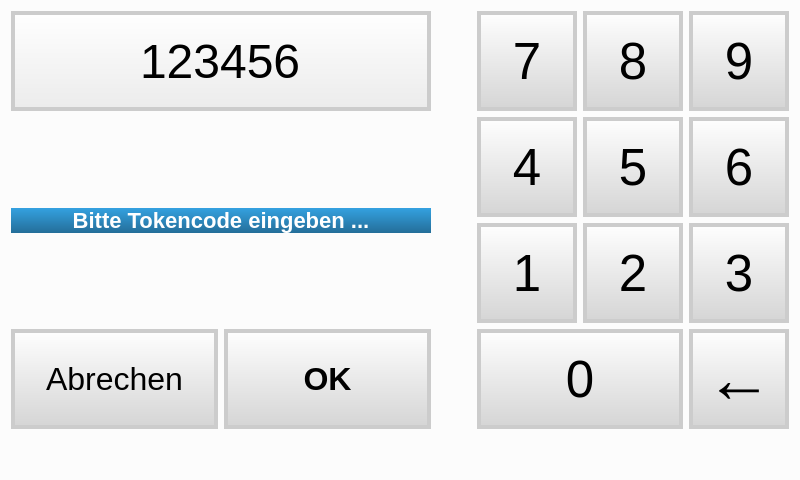
<?xml version="1.0" encoding="UTF-8"?>
<ui version="4.0">
 <class>CodeWindow</class>
 <widget class="QDialog" name="CodeWindow">
  <property name="geometry">
   <rect>
    <x>0</x>
    <y>0</y>
    <width>800</width>
    <height>480</height>
   </rect>
  </property>
  <property name="minimumSize">
   <size>
    <width>800</width>
    <height>480</height>
   </size>
  </property>
  <property name="windowTitle">
   <string>Dialog</string>
  </property>
  <property name="styleSheet">
   <string notr="true">QDialog {
	background-color: #FCFCFC;
}

QLineEdit {
	text-align: center center;
	border: 4px solid #CCC;
	border-radius: 0.5em;
	background-color: qlineargradient(spread:pad, x1:0, y1:0, x2:0, y2:1, stop:0  rgba(255, 255, 255, 255), stop:1 rgba(235, 235, 235, 255));
}

QLineEdit:disabled {
	color: black;
}

QLabel#message {
	color: white;
	background-color: qlineargradient(spread:pad, x1:0, y1:0, x2:0, y2:1, stop:0 rgba(52, 161, 224, 255), stop:1 rgba(36, 110, 153, 255));
	border-radius: 1em;
	padding: 1em;
	font-size: 22px;
	font-weight: bold;
}

#logo {
	image: url(resource/logo.png);
}

QPushButton, QToolButton {
	border: 4px solid #CCC;
	border-radius: 0.5em;
	background-color: qlineargradient(spread:pad, x1:0, y1:0, x2:0, y2:1, stop:0 rgba(255, 255, 255, 255), stop:1 rgba(212, 212, 212, 255));
	padding: 0.3em;
}

QPushButton:on, QToolButton:on {
	border-color: #85c441;
	background-color: qlineargradient(spread:pad, x1:0, y1:1, x2:0, y2:0, stop:0 rgba(255, 255, 255, 255), stop:1 rgba(212, 212, 212, 255));
}

QPushButton:hover {
	border-color: #ED3636;
	background-color: qlineargradient(spread:pad, x1:0, y1:1, x2:0, y2:0, stop:0 rgba(255, 255, 255, 255), stop:1 rgba(212, 212, 212, 255));
}

QPushButton:pressed {
	border-color: #85c441;
	background-color: qlineargradient(spread:pad, x1:0, y1:1, x2:0, y2:0, stop:0 rgba(255, 255, 255, 255), stop:1 rgba(212, 212, 212, 255));
}</string>
  </property>
  <layout class="QGridLayout" name="gridLayout_2">
   <item row="0" column="0">
    <layout class="QHBoxLayout" name="horizontalLayout">
     <item>
      <layout class="QVBoxLayout" name="verticalLayout">
       <item>
        <layout class="QHBoxLayout" name="horizontalLayout_2">
         <item>
          <widget class="QLineEdit" name="lineCode">
           <property name="enabled">
            <bool>false</bool>
           </property>
           <property name="minimumSize">
            <size>
             <width>0</width>
             <height>100</height>
            </size>
           </property>
           <property name="maximumSize">
            <size>
             <width>16777215</width>
             <height>16777215</height>
            </size>
           </property>
           <property name="font">
            <font>
             <pointsize>36</pointsize>
            </font>
           </property>
           <property name="text">
            <string>123456</string>
           </property>
           <property name="maxLength">
            <number>6</number>
           </property>
           <property name="alignment">
            <set>Qt::AlignCenter</set>
           </property>
          </widget>
         </item>
        </layout>
       </item>
       <item>
        <spacer name="verticalSpacer_2">
         <property name="orientation">
          <enum>Qt::Vertical</enum>
         </property>
         <property name="sizeHint" stdset="0">
          <size>
           <width>20</width>
           <height>40</height>
          </size>
         </property>
        </spacer>
       </item>
       <item>
        <widget class="QLabel" name="message">
         <property name="styleSheet">
          <string notr="true">QMainWindow {
	background-color: #FCFCFC;
}

QLabel#message {
	color: white;
	background-color: qlineargradient(spread:pad, x1:0, y1:0, x2:0, y2:1, stop:0 rgba(52, 161, 224, 255), stop:1 rgba(36, 110, 153, 255));
	border-radius: 1em;
	padding: 1em;
	font-size: 22px;
	font-weight: bold;
}

#logo {
	image: url(resource/logo.png);
}

QPushButton, QToolButton {
	border: 4px solid #CCC;
	border-radius: 0.5em;
	background-color: qlineargradient(spread:pad, x1:0, y1:0, x2:0, y2:1, stop:0 rgba(255, 255, 255, 255), stop:1 rgba(212, 212, 212, 255));
	text-align: bottom center;
	padding: 0.3em;
}

QPushButton:on, QToolButton:on {
	border-color: #85c441;
	background-color: qlineargradient(spread:pad, x1:0, y1:1, x2:0, y2:0, stop:0 rgba(255, 255, 255, 255), stop:1 rgba(212, 212, 212, 255));

}</string>
         </property>
         <property name="text">
          <string>Bitte Tokencode eingeben ...</string>
         </property>
         <property name="alignment">
          <set>Qt::AlignCenter</set>
         </property>
        </widget>
       </item>
       <item>
        <spacer name="verticalSpacer_3">
         <property name="orientation">
          <enum>Qt::Vertical</enum>
         </property>
         <property name="sizeHint" stdset="0">
          <size>
           <width>20</width>
           <height>40</height>
          </size>
         </property>
        </spacer>
       </item>
       <item>
        <layout class="QHBoxLayout" name="horizontalLayout_3">
         <item>
          <widget class="QPushButton" name="pushCancel">
           <property name="minimumSize">
            <size>
             <width>0</width>
             <height>100</height>
            </size>
           </property>
           <property name="font">
            <font>
             <pointsize>24</pointsize>
            </font>
           </property>
           <property name="text">
            <string>Abrechen</string>
           </property>
          </widget>
         </item>
         <item>
          <widget class="QPushButton" name="pushConfirm">
           <property name="minimumSize">
            <size>
             <width>70</width>
             <height>100</height>
            </size>
           </property>
           <property name="font">
            <font>
             <pointsize>24</pointsize>
             <weight>75</weight>
             <bold>true</bold>
            </font>
           </property>
           <property name="text">
            <string>OK</string>
           </property>
          </widget>
         </item>
        </layout>
       </item>
      </layout>
     </item>
     <item>
      <spacer name="horizontalSpacer">
       <property name="orientation">
        <enum>Qt::Horizontal</enum>
       </property>
       <property name="sizeHint" stdset="0">
        <size>
         <width>40</width>
         <height>20</height>
        </size>
       </property>
      </spacer>
     </item>
     <item>
      <layout class="QGridLayout" name="gridLayout">
       <item row="1" column="2">
        <widget class="QPushButton" name="pushNo5">
         <property name="minimumSize">
          <size>
           <width>100</width>
           <height>100</height>
          </size>
         </property>
         <property name="font">
          <font>
           <pointsize>38</pointsize>
          </font>
         </property>
         <property name="text">
          <string>5</string>
         </property>
        </widget>
       </item>
       <item row="0" column="2">
        <widget class="QPushButton" name="pushNo8">
         <property name="minimumSize">
          <size>
           <width>100</width>
           <height>100</height>
          </size>
         </property>
         <property name="font">
          <font>
           <pointsize>38</pointsize>
          </font>
         </property>
         <property name="text">
          <string>8</string>
         </property>
        </widget>
       </item>
       <item row="0" column="3">
        <widget class="QPushButton" name="pushNo9">
         <property name="minimumSize">
          <size>
           <width>100</width>
           <height>100</height>
          </size>
         </property>
         <property name="font">
          <font>
           <pointsize>38</pointsize>
          </font>
         </property>
         <property name="text">
          <string>9</string>
         </property>
        </widget>
       </item>
       <item row="1" column="3">
        <widget class="QPushButton" name="pushNo6">
         <property name="minimumSize">
          <size>
           <width>100</width>
           <height>100</height>
          </size>
         </property>
         <property name="font">
          <font>
           <pointsize>38</pointsize>
          </font>
         </property>
         <property name="text">
          <string>6</string>
         </property>
        </widget>
       </item>
       <item row="0" column="1">
        <widget class="QPushButton" name="pushNo7">
         <property name="minimumSize">
          <size>
           <width>100</width>
           <height>100</height>
          </size>
         </property>
         <property name="font">
          <font>
           <pointsize>38</pointsize>
          </font>
         </property>
         <property name="text">
          <string>7</string>
         </property>
        </widget>
       </item>
       <item row="1" column="1">
        <widget class="QPushButton" name="pushNo4">
         <property name="minimumSize">
          <size>
           <width>100</width>
           <height>100</height>
          </size>
         </property>
         <property name="font">
          <font>
           <pointsize>38</pointsize>
          </font>
         </property>
         <property name="text">
          <string>4</string>
         </property>
        </widget>
       </item>
       <item row="2" column="2">
        <widget class="QPushButton" name="pushNo2">
         <property name="minimumSize">
          <size>
           <width>100</width>
           <height>100</height>
          </size>
         </property>
         <property name="font">
          <font>
           <pointsize>38</pointsize>
          </font>
         </property>
         <property name="text">
          <string>2</string>
         </property>
        </widget>
       </item>
       <item row="2" column="1">
        <widget class="QPushButton" name="pushNo1">
         <property name="minimumSize">
          <size>
           <width>100</width>
           <height>100</height>
          </size>
         </property>
         <property name="font">
          <font>
           <pointsize>38</pointsize>
          </font>
         </property>
         <property name="text">
          <string>1</string>
         </property>
        </widget>
       </item>
       <item row="2" column="3">
        <widget class="QPushButton" name="pushNo3">
         <property name="minimumSize">
          <size>
           <width>100</width>
           <height>100</height>
          </size>
         </property>
         <property name="font">
          <font>
           <pointsize>38</pointsize>
          </font>
         </property>
         <property name="text">
          <string>3</string>
         </property>
        </widget>
       </item>
       <item row="3" column="1" colspan="2">
        <widget class="QPushButton" name="pushNo0">
         <property name="minimumSize">
          <size>
           <width>100</width>
           <height>100</height>
          </size>
         </property>
         <property name="font">
          <font>
           <pointsize>38</pointsize>
          </font>
         </property>
         <property name="text">
          <string>0</string>
         </property>
        </widget>
       </item>
       <item row="3" column="3">
        <widget class="QPushButton" name="pushErase">
         <property name="minimumSize">
          <size>
           <width>100</width>
           <height>100</height>
          </size>
         </property>
         <property name="font">
          <font>
           <pointsize>50</pointsize>
           <weight>50</weight>
           <italic>false</italic>
           <bold>false</bold>
           <underline>false</underline>
          </font>
         </property>
         <property name="text">
          <string>←</string>
         </property>
        </widget>
       </item>
      </layout>
     </item>
    </layout>
   </item>
   <item row="1" column="0">
    <spacer name="verticalSpacer_5">
     <property name="orientation">
      <enum>Qt::Vertical</enum>
     </property>
     <property name="sizeHint" stdset="0">
      <size>
       <width>20</width>
       <height>40</height>
      </size>
     </property>
    </spacer>
   </item>
  </layout>
 </widget>
 <resources/>
 <connections/>
</ui>
